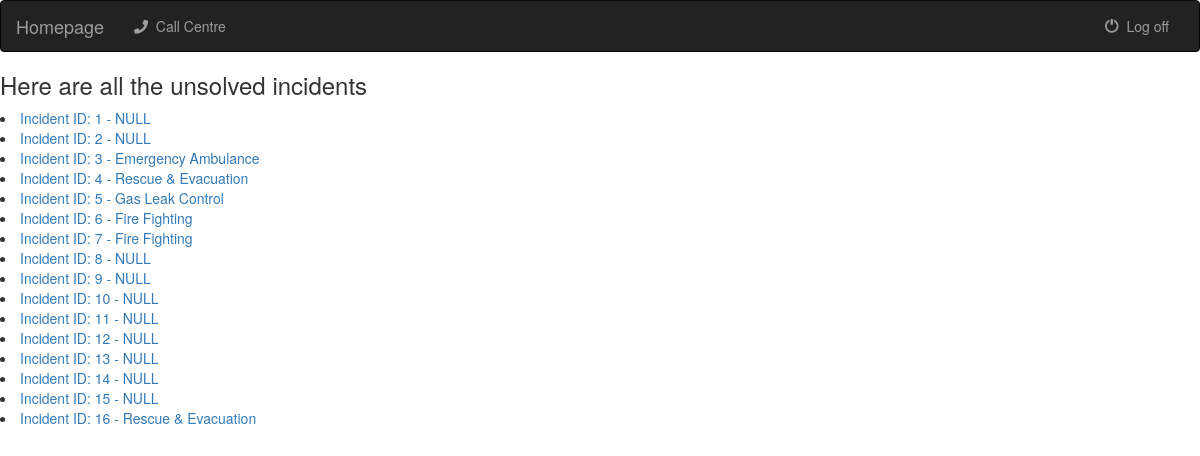
The page /statusCreation/ on the database as committed earlier.
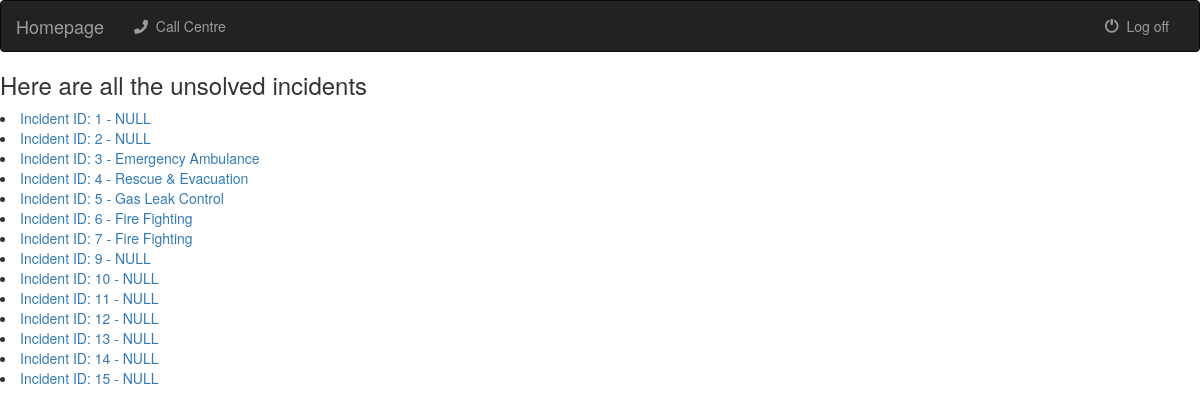
The same page on the database as committed later.
### callcentre/models.py (models this page shows)
class Incident(models.Model):
    caller_name = models.CharField(max_length=50, default='NULL')
    mobile_number = models.CharField(max_length=8, default='NULL')
    incident_time = models.DateTimeField(default=timezone.now)
    incident_location = models.CharField(max_length=100, default='NULL')
    incident_department = models.CharField(max_length=100, default='NULL')
    incident_region = models.CharField(max_length=100, choices = REGION_CHOICES, default='NULL')
    incident_category = models.CharField(max_length=100, choices=CATEGORY_CHOICES, default='NULL')
    incident_type = models.CharField(max_length=100, choices=TYPE_CHOICES, default='NULL')
    incident_status = models.CharField(max_length=100, choices=STATUS_UPDATE, default='NEW')
    incident_description = models.CharField(max_length=400, default='NULL')

### statusCreation/views.py (the view)
def index(request):
    all_unsolved_incidents = Incident.objects.exclude(incident_status='Resolved').order_by('incident_time')
    return render(request, 'statustrack/statusCreation_home.html', {'all_unsolved_incidents' : all_unsolved_incidents})

### templates/statustrack/statusCreation_home.html
{% extends 'base_navi.html' %}
{% block body %}
    <h3>Here are all the unsolved incidents</h3>
    <u1>
        {% for incident in all_unsolved_incidents %}
        <li><a href="/statusCreation/{{ incident.id }}">Incident ID: {{ incident.id }} - {{ incident.incident_category }}</a></li>
        {% endfor %}
    </u1>
{% endblock %}

Rows that differ between the two databases and show on the page:
no longer on this page (row edited): Incident: id "8", incident_category "NULL"
removed Incident: id "16", incident_category "Rescue & Evacuation"
